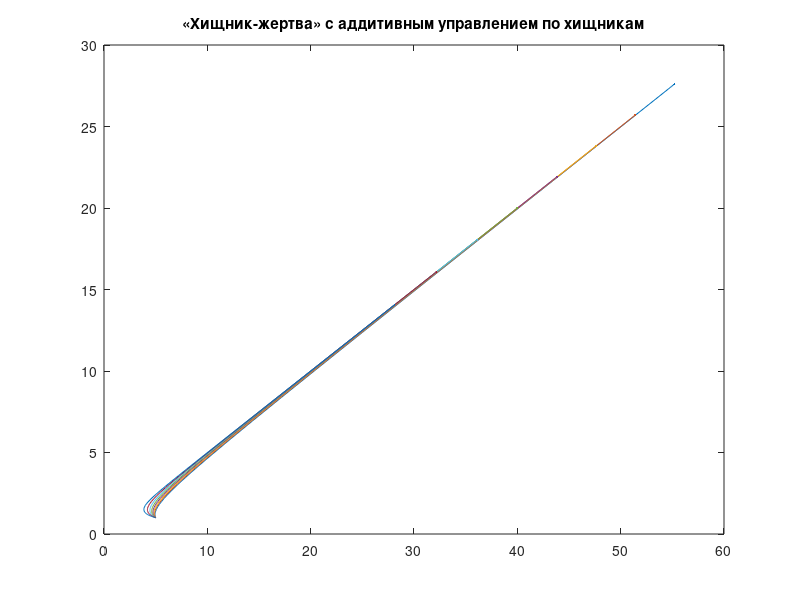

Source code (MATLAB):
function pr8
t=[0 100];
clc;
x = [5; 1];
%for aa=0.1:0.1:1
%for e=0.1:0.1:1
for y=0.1:0.1:0.8
%for b=0.1:0.1:1
%for a=0.1:0.1:10
    [t,X]=ode45(@(t, x) Func(t,y,x),t, x);
    %plot(t,X(:,1),'b-', t,X(:,2),'r-'); legend('Жертвы','Хищники'); %график
    plot(X(:,1), X(:,2)); %фазовый портрет
    hold on;
end
title('«Хищник-жертва» с аддитивным управлением по хищникам');
end

function out=Func(~,y,x)
a = 0.8;
aa = 0.6; %0.8
e = 0.8;
%y = 0.3;
b = 0.055;
%xx = 0.4;
T = 1;
p = 2;

disp (a); 
u = -a.*x(1) + (x(1).*x(2))./(1 + aa.*x(1)) + e.*x(1).*x(1) + p.*(-y.*x(2) + (x(1).*x(2))./(1 + aa.*x(1)) - b.*x(2).*x(2)) - ((x(1)-p.*x(2))/(T)); 
%u = - (x(1) - xx)/T - (a.*x(1)- (x(1).*x(2))./(1 + aa.*x(1)) - e.*x(1).*x(1));

f1 = (a.*x(1)- (x(1).*x(2))./(1 + aa.*x(1)) - e.*x(1).*x(1)+u);
f2 = (-y.*x(2) + (x(1).*x(2))./(1 + aa.*x(1)) - b.*x(2).*x(2));

out = [f1;f2];
end
